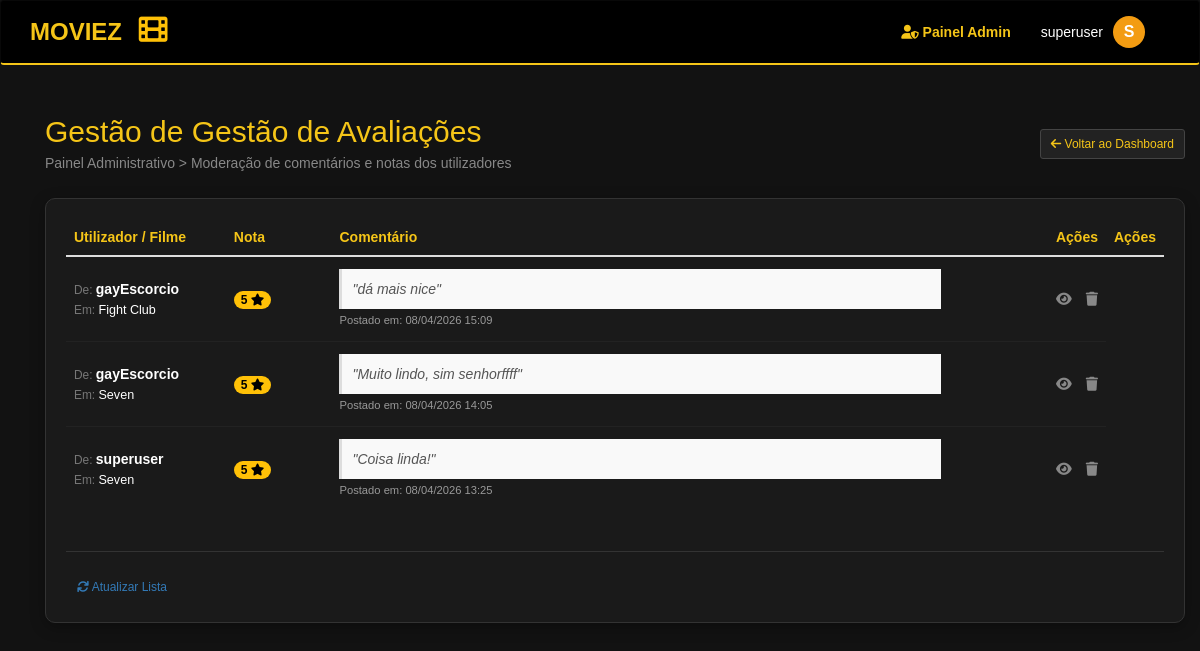
The page /dashboard/avaliacoes/ (signed in) on the database as committed earlier.
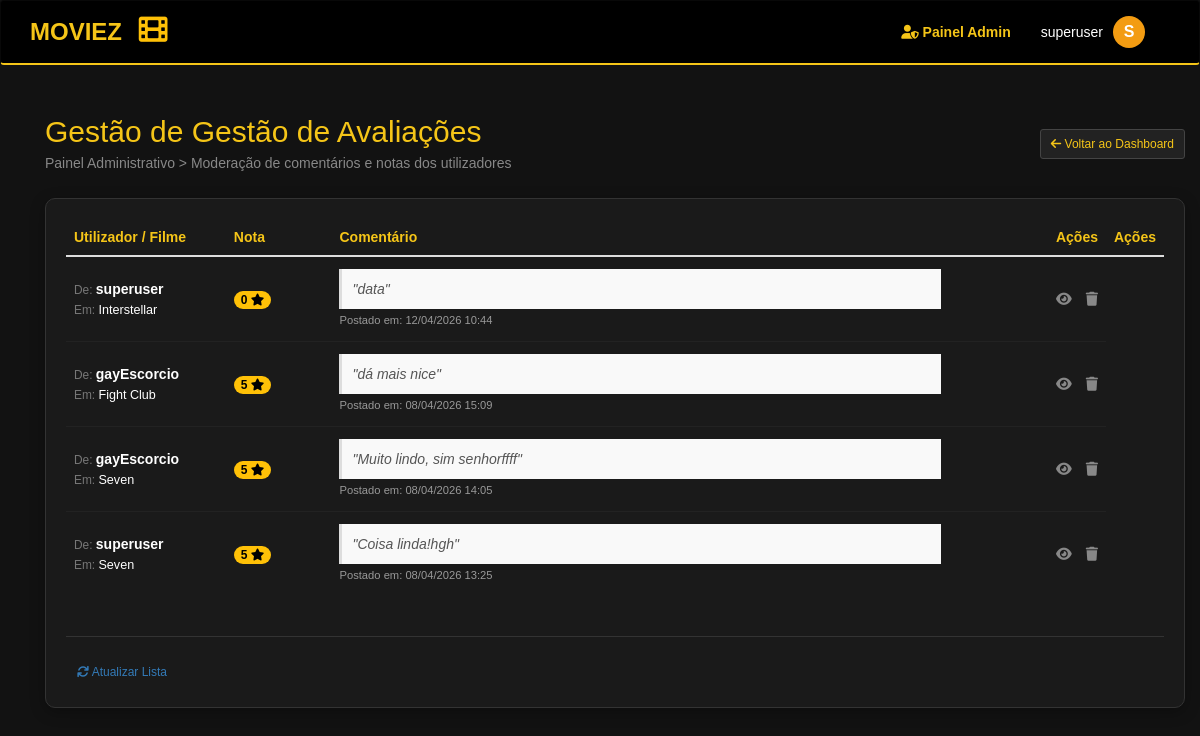
The same page on the database as committed later.
### app/models.py (models this page shows, shortened)
class Avaliacao(models.Model):
    filme = models.ForeignKey(Filme, on_delete=models.CASCADE, related_name='avaliacoes')
    utilizador = models.ForeignKey(User, on_delete=models.CASCADE)
    nota = models.IntegerField(choices=[(i, i) for i in range(1, 6)]) # 1 a 5 estrelas
    comentario = models.TextField(blank=True, null=True)
    data_postagem = models.DateTimeField(default=timezone.now)
    class Meta:
        unique_together = ('filme', 'utilizador') # Um user só dá uma nota por filme

class Filme(models.Model):
    titulo = models.CharField(max_length=100)
    data_lancamento = models.DateField()
    sinopse = models.TextField(blank=True, null=True)
    cartaz = models.URLField(max_length=500, null=True, blank=True)
    realizador = models.ForeignKey(Realizador, on_delete=models.CASCADE)
    generos = models.ManyToManyField(Genero, related_name='filmes')
    atores = models.ManyToManyField(Ator)

### app/views.py (the view)
# urls.py: path('dashboard/avaliacoes/', views.admin_avaliacoes, name='admin_avaliacoes'),
@user_passes_test(lambda u: u.is_superuser)
def admin_avaliacoes(request):
    avaliacoes = Avaliacao.objects.all().order_by('-data_postagem')
    return render(request, 'relAdmin/admin_avaliacoes.html', {'itens': avaliacoes})

### app/templates/relAdmin/admin_avaliacoes.html
{% extends "relAdmin/admin_base_gestao.html" %}
{% block titulo_pagina %}Gestão de Avaliações{% endblock %}
{% block sub_titulo %}Moderação de comentários e notas dos utilizadores{% endblock %}
{% block cabecalhos_tabela %}
    <th style="width: 15%;">Utilizador / Filme</th>
    <th style="width: 10%;">Nota</th>
    <th style="width: 60%;">Comentário</th>
    <th style="text-align: right; width: 15%;">Ações</th>
{% endblock %}
{% block linhas_tabela %}
    {% for av in itens %}
    <tr>
        <td>
            <small class="text-muted">De: </small><strong>{{ av.utilizador.username }}</strong><br>
            <small class="text-muted">Em: </small><span style="font-size: 0.9em;">{{ av.filme.titulo }}</span>
        </td>
        <td>
            <span class="badge" style="background-color: #ffc107; color: #000;">
                {{ av.nota }} <i class="fas fa-star"></i>
            </span>
        </td>
        <td>
            <div style="background: #f9f9f9; padding: 10px; border-left: 3px solid #ddd; font-style: italic; color: #555;">
                "{{ av.comentario|default:"Sem comentário." }}"
            </div>
            <small style="color: #999; font-size: 0.8em;">Postado em: {{ av.data_postagem|date:"d/m/Y H:i" }}</small>
        </td>
        <td style="text-align: right; vertical-align: middle;">
            <a href="{% url 'detalhe_filme' av.filme.id %}?origem=admin_avaliacoes" class="btn-acao" title="Ver no Filme">
                <i class="fas fa-eye"></i>
            </a>
            <a href="{% url 'apagar_avaliacao' av.id %}"
               class="btn-acao btn-delete"
               onclick="return confirm('Tem a certeza que deseja eliminar este comentário?');"
               title="Eliminar Avaliação">
                <i class="fas fa-trash"></i>
            </a>
        </td>
    </tr>
    {% endfor %}
{% endblock %}
{% block botao_adicionar %}
    <a href="." class="btn btn-secondary btn-sm">
        <i class="fas fa-sync"></i> Atualizar Lista
    </a>
{% endblock %}

### app/templates/relAdmin/admin_base_gestao.html
{% extends "layout.html" %}
{% block content %}
<div class="container" style="margin-top: 30px; color: white;">
    <div style="display: flex; justify-content: space-between; align-items: center; margin-bottom: 25px;">
        <div>
            <h2 style="color: #f5c518; margin: 0;">Gestão de {% block titulo_pagina %}{% endblock %}</h2>
            <p style="color: #888; margin: 5px 0 0 0;">Painel Administrativo > {% block sub_titulo %}{% endblock %}</p>
        </div>
        <a href="{% url 'dashboard_admin' %}" class="btn btn-sm" style="background: #222; color: #f5c518; border: 1px solid #444;">
            <i class="fas fa-arrow-left"></i> Voltar ao Dashboard
        </a>
    </div>
    <div style="background: #1a1a1a; border: 1px solid #333; border-radius: 10px; padding: 20px; box-shadow: 0 4px 15px rgba(0,0,0,0.3);">
        <div class="table-responsive">
            <table class="table table-hover" style="background-color: transparent;">
                <thead>
                    <tr style="border-bottom: 2px solid #333; color: #f5c518;">
                        {% block cabecalhos_tabela %}{% endblock %}
                        <th style="text-align: right;">Ações</th>
                    </tr>
                </thead>
                <tbody style="border: none;">
                    {% block linhas_tabela %}{% endblock %}
                </tbody>
            </table>
        </div>
        <div style="margin-top: 20px; border-top: 1px solid #333; padding-top: 20px;">
            {% block botao_adicionar %}{% endblock %}
        </div>
    </div>
</div>
{% endblock %}

### app/templates/layout.html (shortened to what this page needs)
{% load static %}
<!DOCTYPE html>
<html lang="pt">
<head>
    <link rel="stylesheet" href="https://maxcdn.bootstrapcdn.com/bootstrap/3.4.1/css/bootstrap.min.css">
    <link rel="stylesheet" href="{% static 'content/style.css' %}">
    <link rel="stylesheet" href="https://cdnjs.cloudflare.com/ajax/libs/font-awesome/6.0.0/css/all.min.css">
</head>
<body>
    <nav class="navbar navbar-inverse">
        <div class="container">
            <div class="navbar-header">
                <a class="navbar-brand" href="{% url 'lista_filmes' %}">MOVIEZ
                <i class="fas fa-film icone-rolo-animado"></i></a>
            </div>
            <div class="collapse navbar-collapse" id="myNavbar">
                <ul class="nav navbar-nav navbar-right" style="display: flex; align-items: center; margin: 0;">
                    {% if user.is_authenticated %}
                        {% if request.resolver_match.url_name == 'dashboard_admin' %}
                            <li class="dropdown" style="list-style: none;">
                                <a class="dropdown-toggle" data-toggle="dropdown" href="#" style="color: white; padding: 15px 10px;">
                                    <span style="color: #f5c518; font-weight: bold; margin-right: 5px;">ADMIN:</span> {{ user.username }}
                                    <span class="caret"></span>
                                </a>
                                <ul class="dropdown-menu">
                                    <li>
                                        <form action="{% url 'logout' %}" method="post" style="margin: 0;">
                                            {% csrf_token %}
                                            <button type="submit" style="width: 100%; text-align: left; padding: 10px 20px; border: none; background: none; color: #d9534f;">
                                                <i class="fas fa-door-open"></i> Sair da Sessão
                                            </button>
                                        </form>
                                    </li>
                                </ul>
                            </li>
                        {% else %}
                            {% if not user.is_superuser %}
                                <li style="list-style: none;">
                                    <a href="{% url 'meus_favoritos' %}" style="color: #f39c12; padding: 15px 15px; display: flex; align-items: center;">
                                        <i class="fa-solid fa-heart" style="margin-right: 5px;"></i> Favoritos
                                    </a>
                                </li>
                            {% elif user.is_superuser %}
                                <li>
                                    <a href="{% url 'dashboard_admin' %}" style="padding: 15px 20px; color: #f5c518; font-weight: bold;">
                                        <i class="fas fa-user-shield"></i> Painel Admin
                                    </a>
                                </li>
                            {% endif %}
                            <li class="dropdown" style="list-style: none;">
                                <a class="dropdown-toggle" data-toggle="dropdown" href="#"
                                   style="display: flex; align-items: center; background: transparent !important; color: white; padding: 15px 10px; text-decoration: none;">
                                    <span style="margin-right: 10px;">{{ user.username }}</span>
                                    <span class="avatar-circle" style="margin: 0;">{{ user.username.0|upper }}</span>
                                </a>
                            </li>
                        {% endif %}
                    {% else %}
                        <li><a href="{% url 'login' %}" class="btn btn-warning btn-sm btn-entrar-nav" style="margin-top: 10px;">Entrar</a></li>
                    {% endif %}
                </ul>
            </div>
        </div>
    </nav>
    <div class="container">
        {% block content %}
        {% endblock %}
    </div>
</body>
</html>

### app/static/content/style.css (style rules this page uses)
body { background-color: #121212; color: #ffffff; font-family: Arial, sans-serif; }
.navbar-inverse { background-color: #000000; border-bottom: 2px solid #f5c518; }
.navbar-brand { color: #f5c518 !important; font-size: 24px; font-weight: bold; }
.icone-rolo-animado { color: #ffc107; font-size: 1.2em; margin-left: 10px; display: inline-block; }
.avatar-circle { background-color: #f39c12; color: white; width: 32px; height: 32px; border-radius: 50%; display: inline-flex; align-items: center; justify-content: center; font-weight: bold; font-size: 16px; margin-left: 8px; }
.table > tbody > tr > td { border-top: 1px solid #222; vertical-align: middle; padding: 12px 8px; }
.btn-acao { color: #888; margin-left: 10px; transition: 0.3s; }

Rows that differ between the two databases and show on the page:
added Avaliacao: utilizador.username "superuser", filme.titulo "Interstellar", nota "0", comentario "data", data_postagem "12/04/2026 10:44"
changed Avaliacao: comentario "Coisa linda!" → "Coisa linda!hgh"
